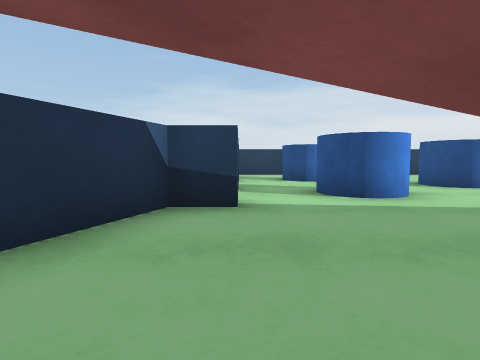
[1] (above)

19 first-person views from a walk through a 3-D level made in the Unity game engine. The camera is 0.58 m above the floor, tilts 4° down and sees 80° across. The floor is counted in squares, 1 m on a side. Each view is taken from the middle of a square. On the plan, view 1 faces up. The plan holds only what a view shows up to about 9 squares ahead; the rest is blank.

[2]
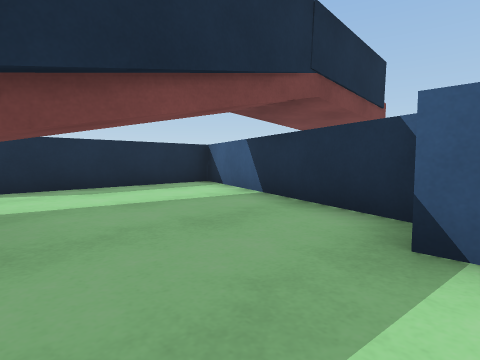

[3]
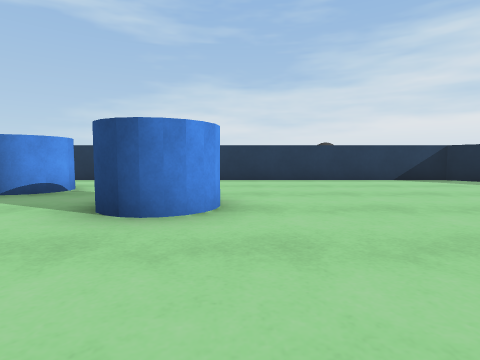

[4]
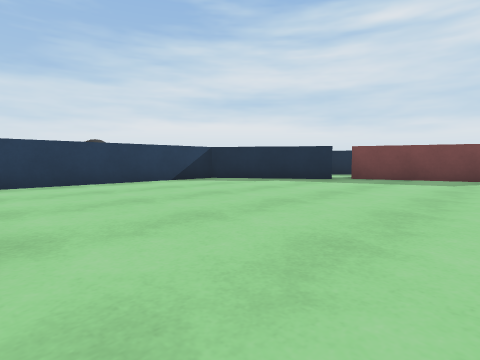

[5]
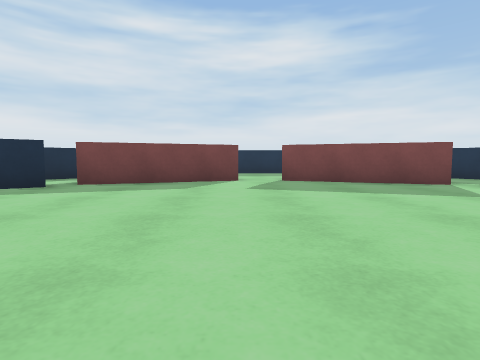

[6]
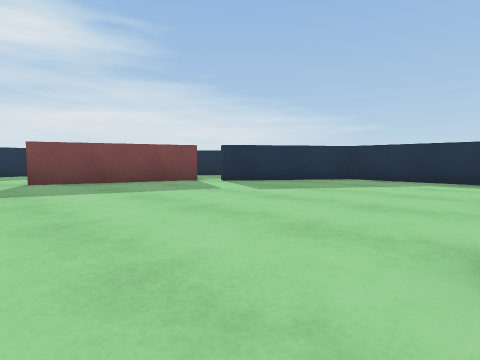

[7]
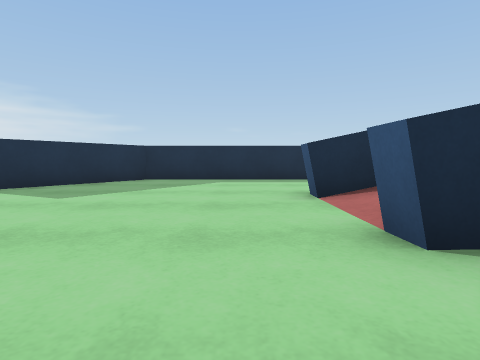

[8]
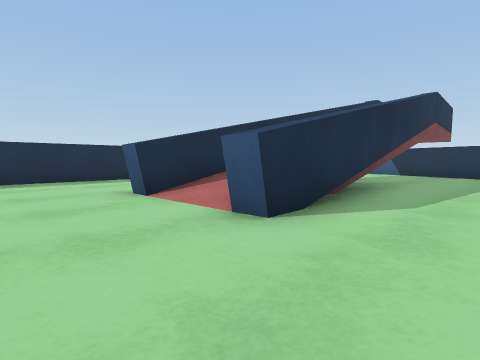

[9]
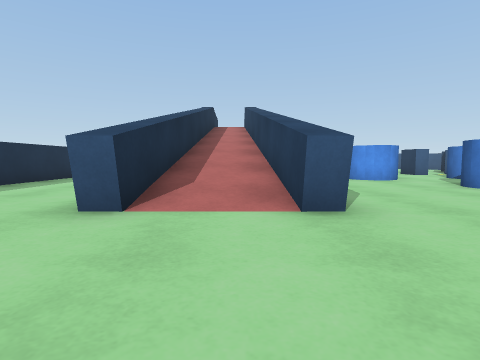

[10]
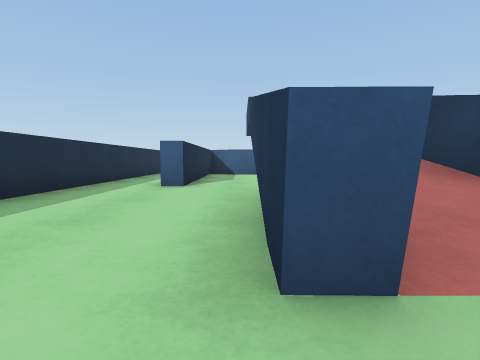

[11]
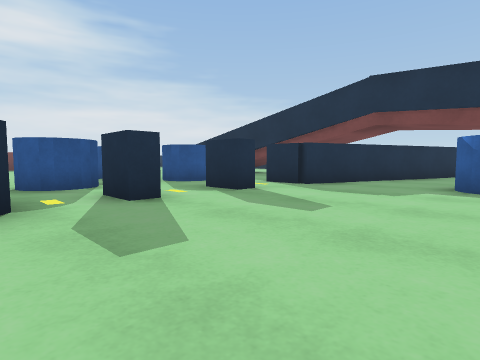

[12]
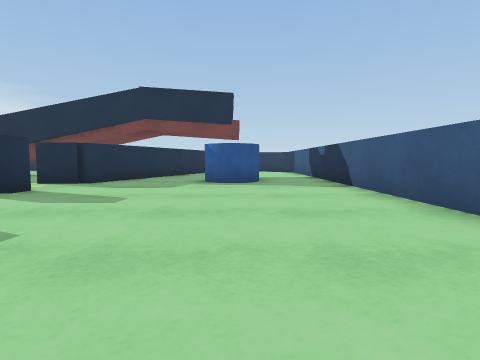

[13]
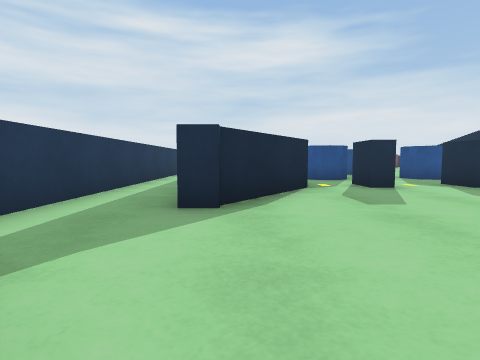

[14]
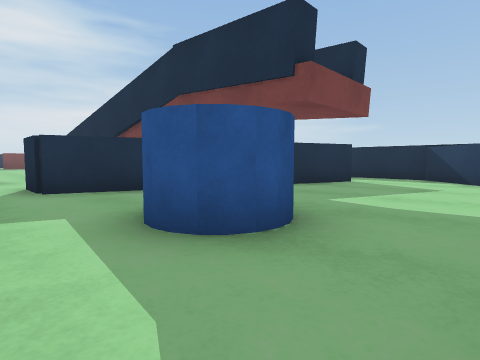

[15]
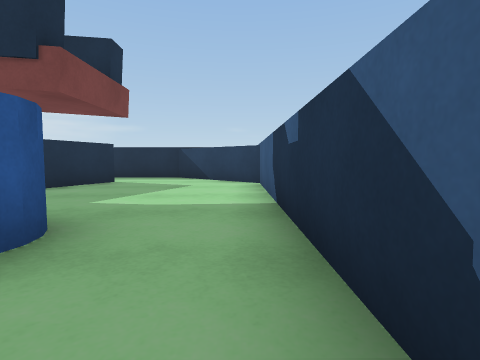

[16]
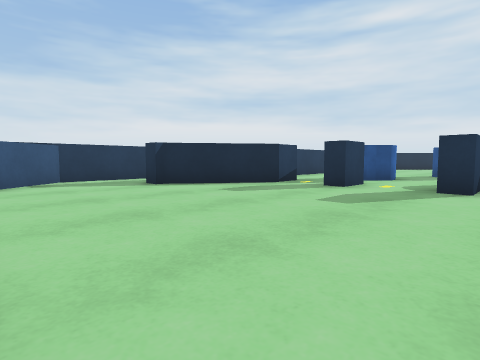

[17]
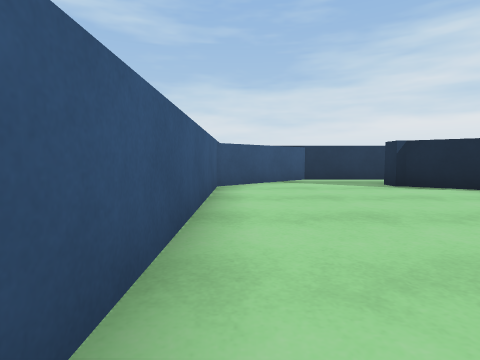

[18]
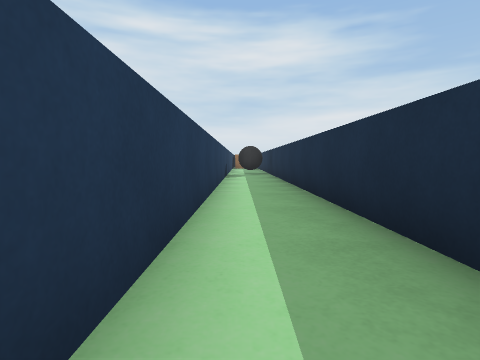

[19]
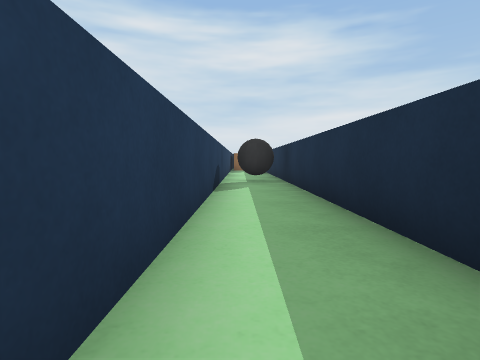

### Floor plan
Ten units are one square. View 1 is at (0, 0); x grows to the right and y downward. Boxes are objects, and circles mark ways between rooms. Rooms are numbered by the first view taken in them; rooms with no view inside come last. Other rooms are left out.
<svg viewBox="-80 -140 246 190">
<path fill="none" stroke="#000" d="M-16 -17 -30 22 27 22M29 -19 80 -22 80 -17 20 -14M10 -17 28 -17M-9 -35 -16 -17M12 2 79 3 79 8 35 7M19 -112 11 -112M-9 -95 -36 -114 -36 -118M27 22 27 28M-16 -117 100 -117M96 -135 -51 -135 -75 -113 -75 22 -50 45 -36 45M0 45 118 45 140 13M141 -81 120 -112 54 -112M-37 26 -12 -41M161 -40 147 -79M146 10 161 -29"/>
<rect x="-55" y="-45" width="20" height="20" fill="#bbb"><title>blue cylinder</title></rect>
<rect x="-15" y="-65" width="20" height="10" fill="#bbb"><title>blue block</title></rect>
<rect x="-15" y="-85" width="20" height="10" fill="#bbb"><title>blue block</title></rect>
<rect x="-5" y="-45" width="10" height="10" fill="#bbb"><title>blue block</title></rect>
<rect x="-5" y="-105" width="10" height="10" fill="#bbb"><title>blue block</title></rect>
<rect x="15" y="-65" width="20" height="20" fill="#bbb"><title>blue cylinder</title></rect>
<rect x="15" y="-95" width="20" height="20" fill="#bbb"><title>blue cylinder</title></rect>
<rect x="45" y="-75" width="20" height="20" fill="#bbb"><title>blue cylinder</title></rect>
<rect x="85" y="-135" width="10" height="10" fill="#bbb"><title>ball</title></rect>
<circle cx="-5" cy="-5" r="3" fill="#2a7"/>
<circle cx="15" cy="15" r="3" fill="#2a7"/>
<text x="0" y="10">1</text>
<text x="40" y="-50">2</text>
</svg>
Room 1 opens to room 2.

Where each view was taken, in squares from view 1:
view 1: 0 up, 0 right, facing up
view 2: 4 up, 2 right, facing down-left
view 3: 3 up, 6 right, facing up
view 4: 4 up, 6 right, facing up-right
view 5: 4 up, 8 right, facing right
view 6: 4 up, 8 right, facing down-right
view 7: 4 up, 9 right, facing down
view 8: 4 up, 10 right, facing down-left
view 9: 1 up, 11 right, facing left
view 10: 1 down, 9 right, facing left
view 11: 10 up, 5 left, facing down-right
view 12: 11 up, 5 left, facing down
view 13: 11 up, 7 left, facing right
view 14: 5 up, 7 left, facing down-right
view 15: 5 up, 7 left, facing down
view 16: 5 up, 7 left, facing up-right
view 17: 5 up, 7 left, facing up
view 18: 13 up, 3 left, facing right
view 19: 13 up, 1 right, facing right
